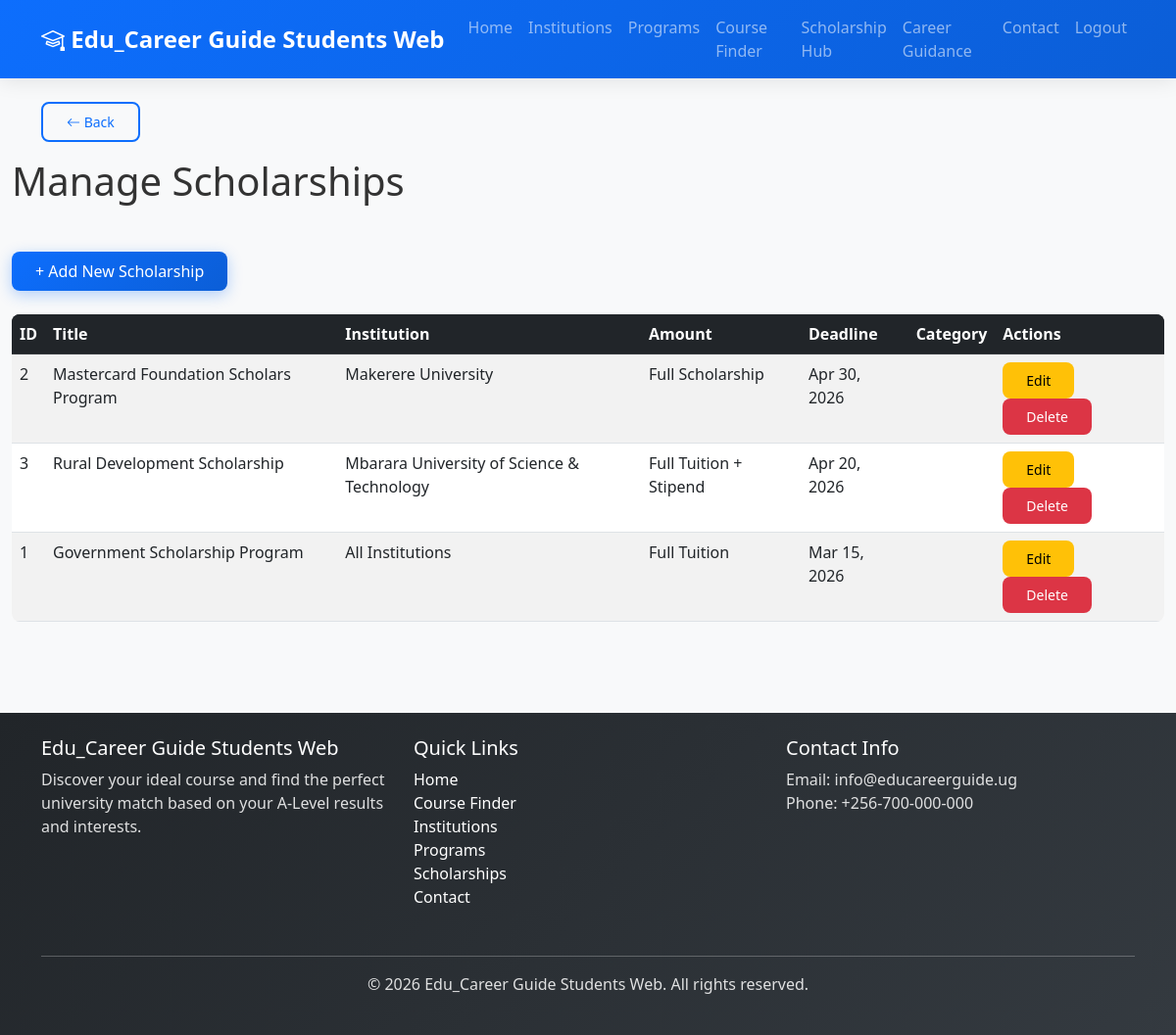
The page /admin/scholarships.php (signed in) on the database its author committed.
### tables this page shows
CREATE TABLE IF NOT EXISTS `scholarships` (
  `id` INT AUTO_INCREMENT PRIMARY KEY,
  `title` VARCHAR(200) NOT NULL,
  `institution_id` INT NULL,
  `amount` VARCHAR(100),
  `deadline` DATE,
  `description` TEXT,
  `requirements` TEXT,
  `application_url` VARCHAR(255),
  `created_at` TIMESTAMP DEFAULT CURRENT_TIMESTAMP,
  FOREIGN KEY (`institution_id`) REFERENCES `institutions`(`id`) ON DELETE SET NULL,
  INDEX `idx_deadline` (`deadline`)
);

CREATE TABLE `institutions` (
  `id` INT AUTO_INCREMENT PRIMARY KEY,
  `name` VARCHAR(150) NOT NULL,
  `short_name` VARCHAR(20),
  `short_description` TEXT,
  `address` VARCHAR(255),
  `region` VARCHAR(100),
  `logo_path` VARCHAR(255),
  `contact_email` VARCHAR(100),
  `phone` VARCHAR(20),
  `website` VARCHAR(255),
  `university_type` ENUM('Public', 'Private') DEFAULT 'Public',
  `established_year` YEAR,
  `student_capacity` INT,
  `application_deadline` DATE,
  `created_at` TIMESTAMP DEFAULT CURRENT_TIMESTAMP,
  `updated_at` TIMESTAMP DEFAULT CURRENT_TIMESTAMP ON UPDATE CURRENT_TIMESTAMP,
  INDEX `idx_region` (`region`),
  INDEX `idx_name` (`name`),
  INDEX `idx_type` (`university_type`)
);

### includes/Database.php (called while the page is built, shortened)
<?php
class Database {
    private $pdo;
    private static $instance = null;
    private function __construct() {
        $port = defined('DB_PORT') ? DB_PORT : '3306';
        $dsn = sprintf(
            'mysql:host=%s;port=%s;dbname=%s;charset=utf8mb4',
            DB_HOST,
            $port,
            DB_NAME
        );
        $opts = [
            PDO::ATTR_ERRMODE => PDO::ERRMODE_EXCEPTION,
            PDO::ATTR_DEFAULT_FETCH_MODE => PDO::FETCH_ASSOC,
            PDO::ATTR_EMULATE_PREPARES => false,
        ];
        try {
            $this->pdo = new PDO($dsn, DB_USER, DB_PASS, $opts);
        } catch (PDOException $e) {
            error_log('Database connection failed: ' . $e->getMessage());
            if (class_exists('Config') && Config::isDevelopment()) {
                die('Database connection failed: ' . htmlspecialchars($e->getMessage()));
            }
            die('Database connection failed. Please try again later.');
        }
    }
    public static function getInstance() {
        if (self::$instance === null) {
            self::$instance = new self();
        }
        return self::$instance;
    }
    public function execute($query, $params = []) {
        try {
            $stmt = $this->pdo->prepare($query);
            $stmt->execute($params);
            return $stmt;
        } catch (PDOException $e) {
            error_log('Database Error: ' . $e->getMessage());
            $this->lastStatement = null;
            return false;
        }
    }
    public function fetchAll($query, $params = []) {
        $stmt = $this->execute($query, $params);
        return $stmt->fetchAll();
    }
}

### includes/scholarship.php (called while the page is built, shortened)
<?php
class Scholarship {
    private $db;
    public function __construct() {
        $this->db = Database::getInstance();
    }
    public function getAllScholarships() {
        return $this->db->fetchAll(
            'SELECT s.*, i.name AS institution_name FROM scholarships s
             LEFT JOIN institutions i ON s.institution_id = i.id
             ORDER BY s.deadline DESC'
        );
    }
}

### includes/Sanitizer.php (called while the page is built, shortened)
<?php
class Sanitizer {
    public static function escape($output) {
        return htmlspecialchars($output, ENT_QUOTES, 'UTF-8');
    }
}
?>

### admin/scholarships.php (the view, shortened to what this page needs)
<?php
require_once '../config.php';
require_once '../includes/Database.php';
require_once '../includes/Sanitizer.php';
require_once '../includes/scholarship.php';
$scholarship_model = new Scholarship();
$scholarships = $scholarship_model->getAllScholarships();
?>
<?php require_once '../includes/header.php'; ?>
<div class="container-fluid">
    <div class="row mb-4">
        <div class="col-12">
            <h1 class="mb-4">Manage Scholarships</h1>
        </div>
    </div>
    <div class="row mb-4">
        <div class="col-12">
            <a href="scholarship-form.php" class="btn btn-primary">+ Add New Scholarship</a>
        </div>
    </div>
    <div class="table-responsive">
        <table class="table table-striped table-hover">
            <thead class="table-dark">
                <tr>
                    <th>ID</th>
                    <th>Title</th>
                    <th>Institution</th>
                    <th>Amount</th>
                    <th>Deadline</th>
                    <th>Category</th>
                    <th>Actions</th>
                </tr>
            </thead>
            <tbody>
                <?php foreach ($scholarships as $scholarship): ?>
                <tr>
                    <td><?php echo $scholarship['id']; ?></td>
                    <td><?php echo Sanitizer::escape($scholarship['title']); ?></td>
                    <td><?php echo $scholarship['institution_name'] ? Sanitizer::escape($scholarship['institution_name']) : 'All Institutions'; ?></td>
                    <td><?php echo Sanitizer::escape($scholarship['amount']); ?></td>
                    <td><?php echo $scholarship['deadline'] ? date('M d, Y', strtotime($scholarship['deadline'])) : 'N/A'; ?></td>
                    <td><?php echo Sanitizer::escape($scholarship['category']); ?></td>
                    <td>
                        <a href="scholarship-form.php?id=<?php echo $scholarship['id']; ?>" class="btn btn-sm btn-warning">Edit</a>
                        <a href="?delete=<?php echo $scholarship['id']; ?>" class="btn btn-sm btn-danger" onclick="return confirm('Are you sure?')">Delete</a>
                    </td>
                </tr>
                <?php endforeach; ?>
            </tbody>
        </table>
    </div>
</div>
<?php require_once '../includes/footer.php'; ?>

### assets/css/style.css (style rules this page uses)
:root { --primary-color: #0d6efd; --secondary-color: #6c757d; --success-color: #198754; --danger-color: #dc3545; --warning-color: #ffc107; --info-color: #0dcaf0; }
* { margin: 0; padding: 0; box-sizing: border-box; }
body { font-family: "Segoe UI", Tahoma, Geneva, Verdana, sans-serif; background-color: #f8f9fa; color: #333; }
.btn { border-radius: 6px; font-weight: 500; transition: all 0.3s ease; }
.btn-primary { background-color: var(--primary-color); border-color: var(--primary-color); }
.table { background-color: white; border-radius: 8px; overflow: hidden; }
.table thead { background-color: #212529; color: white; }
.btn { border-radius: 8px; font-weight: 500; padding: 0.5rem 1.5rem; transition: all 0.3s ease; border: none; }
.btn-primary { background: linear-gradient(135deg, #0d6efd 0%, #0b5ed7 100%); box-shadow: 0 4px 15px rgba(13, 110, 253, 0.3); }

### rows shown on the page
scholarships: id "2", title "Mastercard Foundation Scholars Program", institution.name "Makerere University", amount "Full Scholarship", deadline "Apr 30, 2026"
scholarships: id "3", title "Rural Development Scholarship", institution.name "Mbarara University of Science & Technology", amount "Full Tuition + Stipend", deadline "Apr 20, 2026"
scholarships: id "1", title "Government Scholarship Program", shows "All Institutions", amount "Full Tuition", deadline "Mar 15, 2026"

### other values the page prints
APP_NAME "Edu_Career Guide Students Web"
